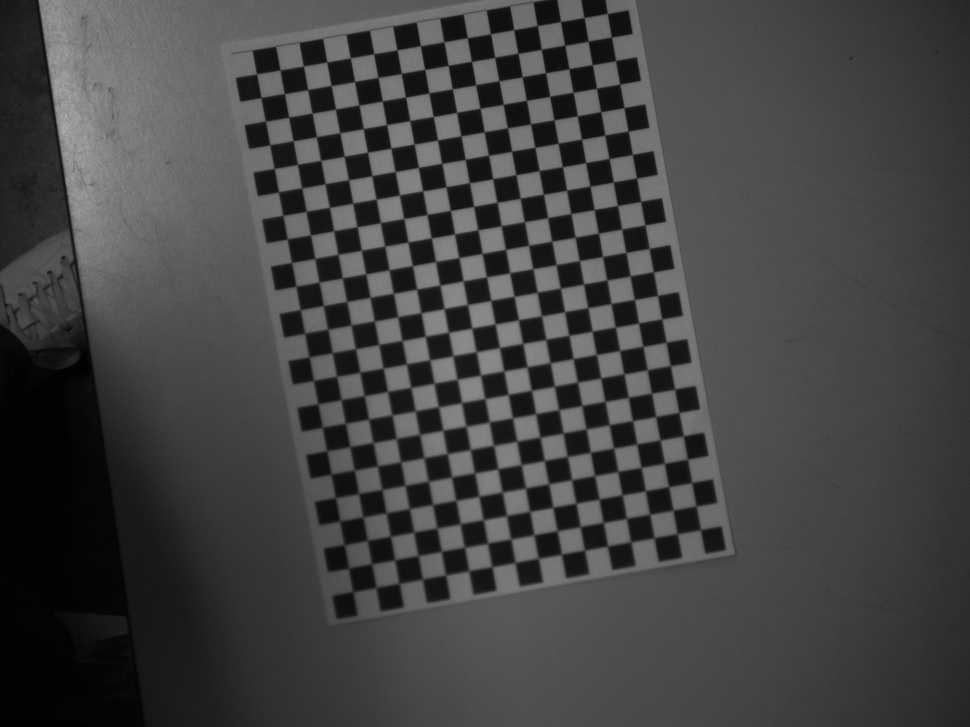
#> input picture PLAQUE_BOMBEE/calibration/data/1.jpg, 970 x 727 px, shrunk from 2592 x 1944 before the run; its folder holds only this picture in this run
$ python calib.py
#> lines starting #> are read from the running program, lines starting #| are printed output that depends on the picture; after the words box and inside, x2 and y2 are one past the last pixel; in counts of white or black regions, pixels touching at a corner belong together; long printed decimals are rounded
# Import required modules
import cv2
import numpy as np
import os
import glob


# Define the dimensions of checkerboard
CHECKERBOARD = (16,23)


# stop the iteration when specified
# accuracy, epsilon, is reached or
# specified number of iterations are completed.
criteria = (cv2.TERM_CRITERIA_EPS +
			cv2.TERM_CRITERIA_MAX_ITER, 30, 0.001)


# Vector for 3D points
threedpoints = []

# Vector for 2D points
twodpoints = []


# 3D points real world coordinates
objectp3d = np.zeros((1, CHECKERBOARD[0]
					* CHECKERBOARD[1],
					3), np.float32)
objectp3d[0, :, :2] = np.mgrid[0:CHECKERBOARD[0],
							0:CHECKERBOARD[1]].T.reshape(-1, 2)
prev_img_shape = None


# Extracting path of individual image stored
# in a given directory. Since no path is
# specified, it will take current directory
# jpg files alone
images = glob.glob('PLAQUE_BOMBEE/calibration/data/*.jpg')

for filename in images:
	image = cv2.imread(filename)
#> image is the input picture: shape (727, 970, 3); min 0, max 175, mean 66.2
	grayColor = cv2.cvtColor(image, cv2.COLOR_BGR2GRAY)

	# Find the chess board corners
	# If desired number of corners are
	# found in the image then ret = true
	ret, corners = cv2.findChessboardCorners(
					grayColor, CHECKERBOARD,
					cv2.CALIB_CB_ADAPTIVE_THRESH>
					+ cv2.CALIB_CB_FAST_CHECK +
					cv2.CALIB_CB_NORMALIZE_IMAGE)
#> ret = True; corners = 368 rows, first 8: [700.7, 529.7], [677.5, 533.9], [654.1, 538], [631.1, 542], [607.6, 546.1], [585, 550.4], [561.6, 554.4], [538.1, 558.5]

	# If desired number of corners can be detected then,
	# refine the pixel coordinates and display
	# them on the images of checker board
	if ret == True:
		threedpoints.append(objectp3d)

		# Refining pixel coordinates
		# for given 2d points.
		corners2 = cv2.cornerSubPix(
			grayColor, corners, (11, 11), (-1, -1), criteria)
#> corners2 = 368 rows, first 8: [700.5, 529.7], [677.3, 533.7], [654.1, 537.8], [630.7, 541.9], [607.5, 546.1], [584.5, 550.2], [561.5, 554.2], [538.3, 558.3]

		twodpoints.append(corners2)

		# Draw and display the corners
		image = cv2.drawChessboardCorners(image,
										CHECKERBOARD,
										corners2, ret)
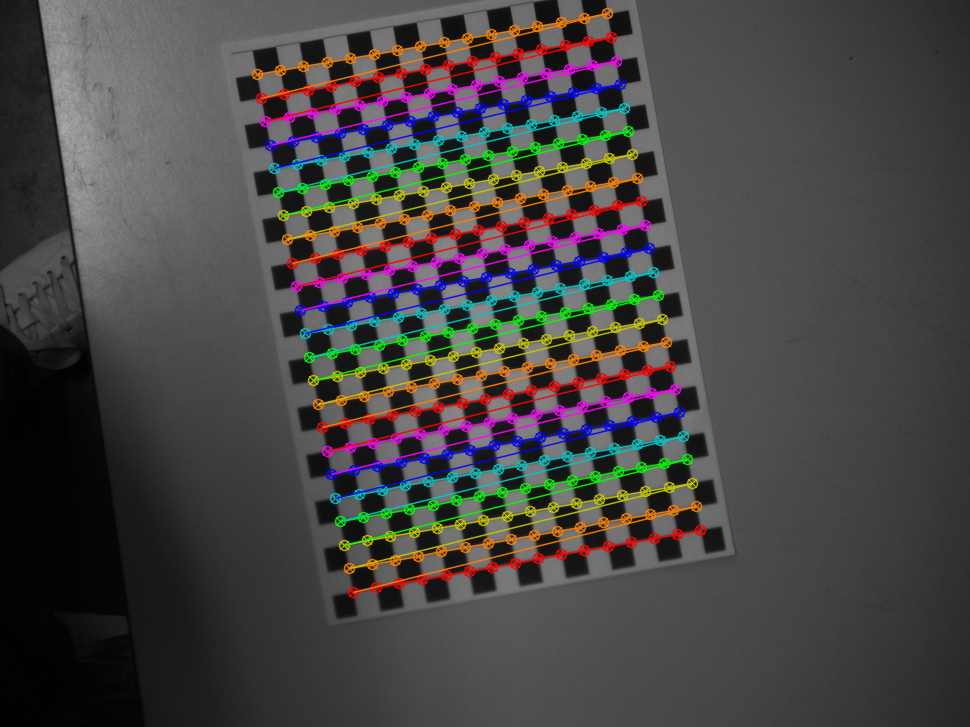
#> image: shape (727, 970, 3); 10.16% of pixels changed, all inside (x1, y1, x2, y2) = (251, 7, 707, 599)

	cv2.imshow('img', image)
	cv2.waitKey(0)

cv2.destroyAllWindows()

h, w = image.shape[:2]
#> h = 727; w = 970


# Perform camera calibration by
# passing the value of above found out 3D points (threedpoints)
# and its corresponding pixel coordinates of the
# detected corners (twodpoints)
ret, matrix, distortion, r_vecs, t_vecs = cv2.calibrateCamera(threedpoints, twodpoints, grayColor.shape[::-1], None, None)
#> ret = 0.239; matrix = [[11215.4, 0, 482.3], [0, 11038.4, 363.7], [0, 0, 1]]; distortion = [[-0.0256, 41.82, -0.043, 0.0452, 0.065]]; r_vecs = ([-0.331, 0.0402, 2.95],); t_vecs = ([9.03, 6.97, 464.7],)


# Displaying required output
print(" Camera matrix:")
print(matrix)
#| [[1.12153906e+04 0.00000000e+00 4.82295625e+02]
#|  [0.00000000e+00 1.10384277e+04 3.63679822e+02]
#|  [0.00000000e+00 0.00000000e+00 1.00000000e+00]]

print("\n Distortion coefficient:")
print(distortion)
#| [[-2.56159755e-02  4.18187971e+01 -4.29706347e-02  4.52416222e-02
#|    6.49760486e-02]]

print("\n Rotation Vectors:")
print(r_vecs)
#| (array([[-0.3312],
#|        [ 0.04015],
#|        [ 2.946]]),)

print("\n Translation Vectors:")
print(t_vecs)
#| (array([[  9.027],
#|        [  6.974],
#|        [464.655]]),)

$ run again, on PLAQUE_BOMBEE/calibration/data/5.jpg
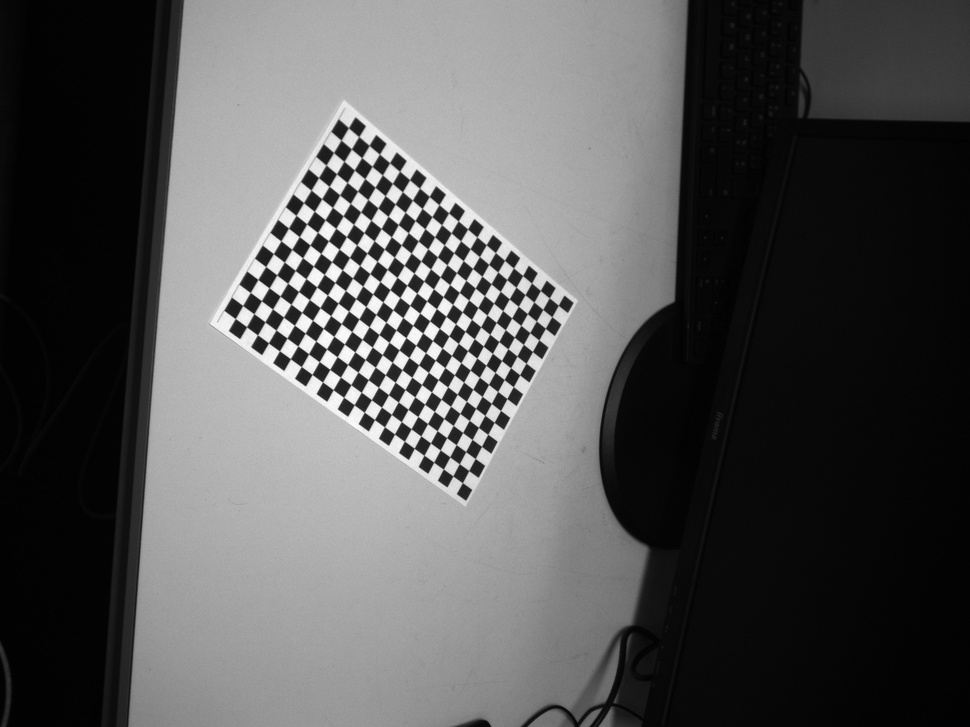
#> input picture PLAQUE_BOMBEE/calibration/data/5.jpg, 970 x 727 px, shrunk from 2592 x 1944 before the run
#> image is the input picture: shape (727, 970, 3); min 1, max 255, mean 84.7
#> `ret, corners = cv2.findChessboardCorners( grayColor, CHECKERBOARD, cv2..`: ret = True; corners = 368 rows, first 8: [558.4, 305.3], [551.8, 316.7], [545.4, 328.3], [538.8, 339.9], [532.5, 351.5], [526.1, 363.3], [519.6, 374.8], [513.3, 386.6]
#> corners2 = 368 rows, first 8: [551.9, 305], [546.6, 314.9], [539.9, 327.2], [533.4, 338.8], [527.5, 349.1], [520.4, 362.9], [514.8, 372.2], [508.5, 383.7]
#> `image = cv2.drawChessboardCorners(image, CHECKERBOARD, corners2, ret)`:
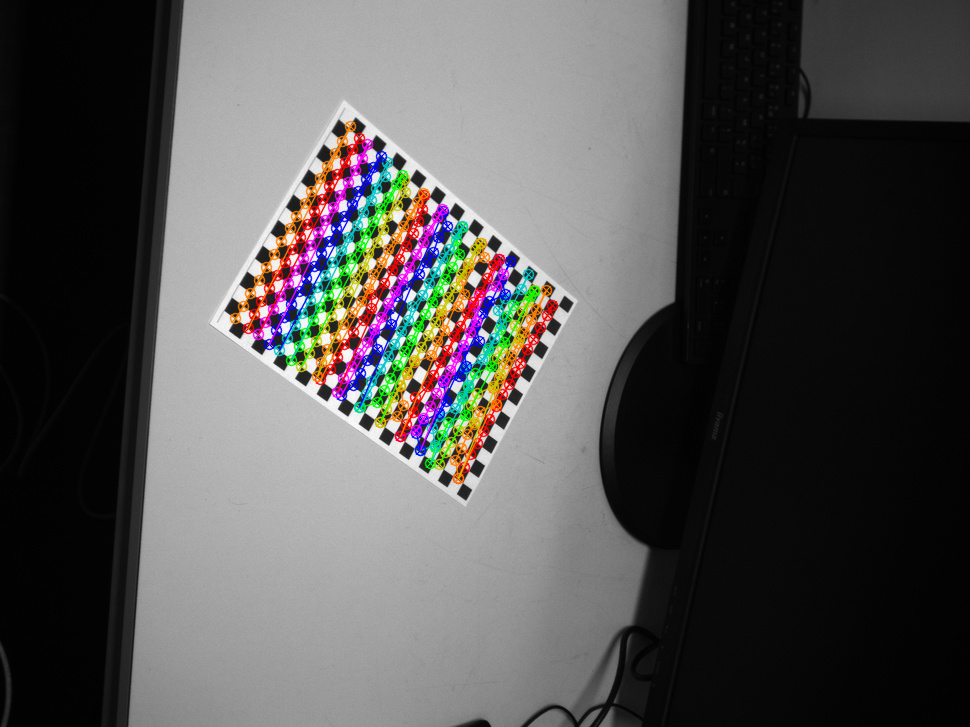
#> image: shape (727, 970, 3); 6.27% of pixels changed, all inside (x1, y1, x2, y2) = (229, 120, 559, 485)
#> `ret, matrix, distortion, r_vecs, t_vecs = cv2.calibrateCamera(threedpo..`: ret = 3.59; matrix = [[2471, 0, 478.7], [0, 3227.8, 248.9], [0, 0, 1]]; distortion = [[-3.76, -520.4, -0.00616, -0.905, 7930.3]]; r_vecs = ([-0.0714, -0.086, 2.16],); t_vecs = ([7.38, 4.26, 231.1],)
#| [[2.47101277e+03 0.00000000e+00 4.78656578e+02]
#|  [0.00000000e+00 3.22776083e+03 2.48872303e+02]
#|  [0.00000000e+00 0.00000000e+00 1.00000000e+00]]
#| [[-3.76062125e+00 -5.20397541e+02 -6.15563089e-03 -9.05247221e-01
#|    7.93033479e+03]]
#| (array([[-0.07139],
#|        [-0.08599],
#|        [ 2.162]]),)
#| (array([[  7.376],
#|        [  4.264],
#|        [231.103]]),)

$ run again, on PLAQUE_BOMBEE/calibration/data/2.jpg
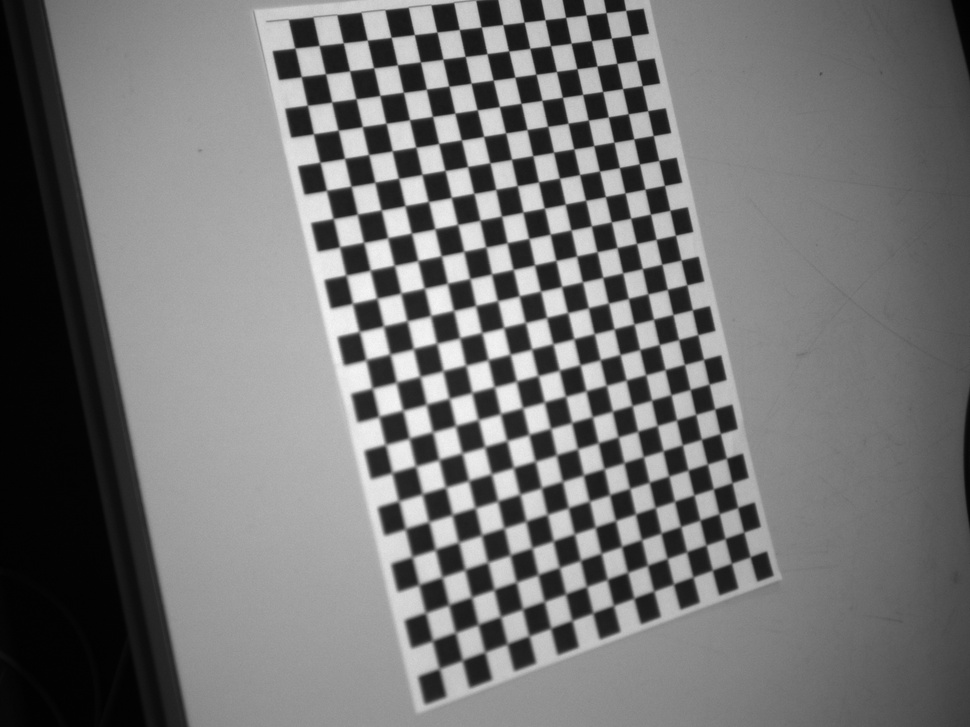
#> input picture PLAQUE_BOMBEE/calibration/data/2.jpg, 970 x 727 px, shrunk from 2592 x 1944 before the run
#> image is the input picture: shape (727, 970, 3); min 0, max 246, mean 115.6
#> `ret, corners = cv2.findChessboardCorners( grayColor, CHECKERBOARD, cv2..`: ret = True; corners = 368 rows, first 8: [750.3, 556.8], [731.5, 563.4], [712.5, 570.2], [693.3, 577.2], [673.6, 584.3], [653.9, 591.2], [634.4, 598.5], [614, 605.7]
#> corners2 = 368 rows, first 8: [750, 556.7], [731.3, 563.3], [712.3, 570.1], [692.9, 576.9], [673.4, 584], [653.6, 591], [633.7, 598.1], [613.4, 605.4]
#> `image = cv2.drawChessboardCorners(image, CHECKERBOARD, corners2, ret)`:
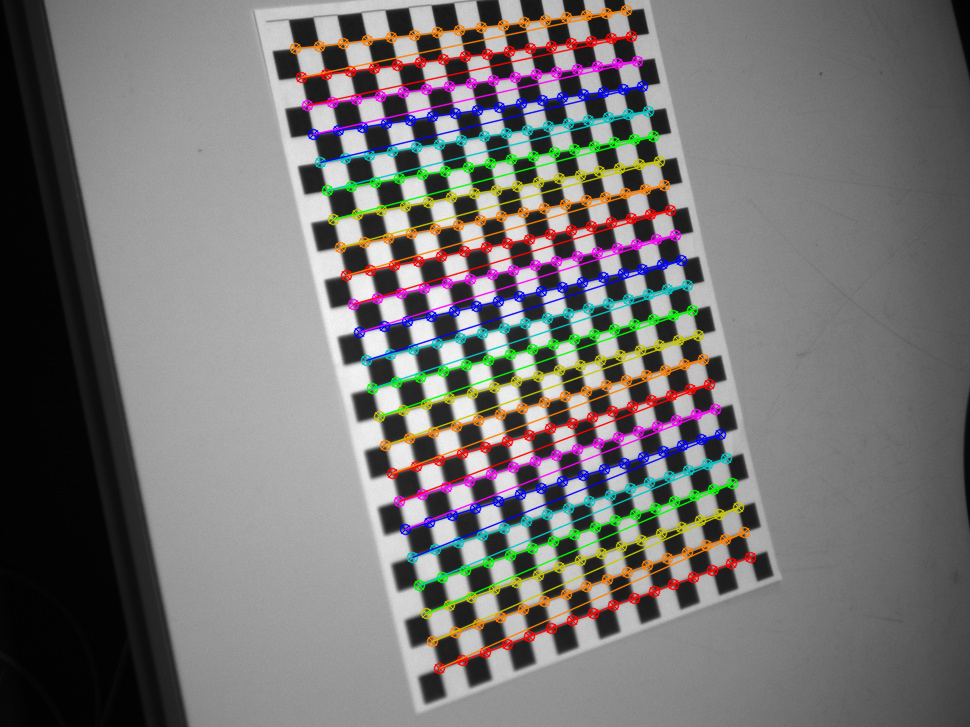
#> image: shape (727, 970, 3); 9.81% of pixels changed, all inside (x1, y1, x2, y2) = (289, 4, 757, 675)
#> `ret, matrix, distortion, r_vecs, t_vecs = cv2.calibrateCamera(threedpo..`: ret = 0.289; matrix = [[2048.7, 0, 436], [0, 1891.7, 359.2], [0, 0, 1]]; distortion = [[-0.412, 16.74, 0.00624, 0.0199, -188.8]]; r_vecs = ([-0.978, 0.0254, 2.76],); t_vecs = ([11.38, 7.81, 75.24],)
#| [[2.04873504e+03 0.00000000e+00 4.36020962e+02]
#|  [0.00000000e+00 1.89168324e+03 3.59228745e+02]
#|  [0.00000000e+00 0.00000000e+00 1.00000000e+00]]
#| [[-4.11665104e-01  1.67358885e+01  6.24085863e-03  1.98877245e-02
#|   -1.88765941e+02]]
#| (array([[-0.9785],
#|        [ 0.02542],
#|        [ 2.756]]),)
#| (array([[11.380],
#|        [ 7.811],
#|        [75.241]]),)

$ run again, on PLAQUE_BOMBEE/calibration/data/3.jpg
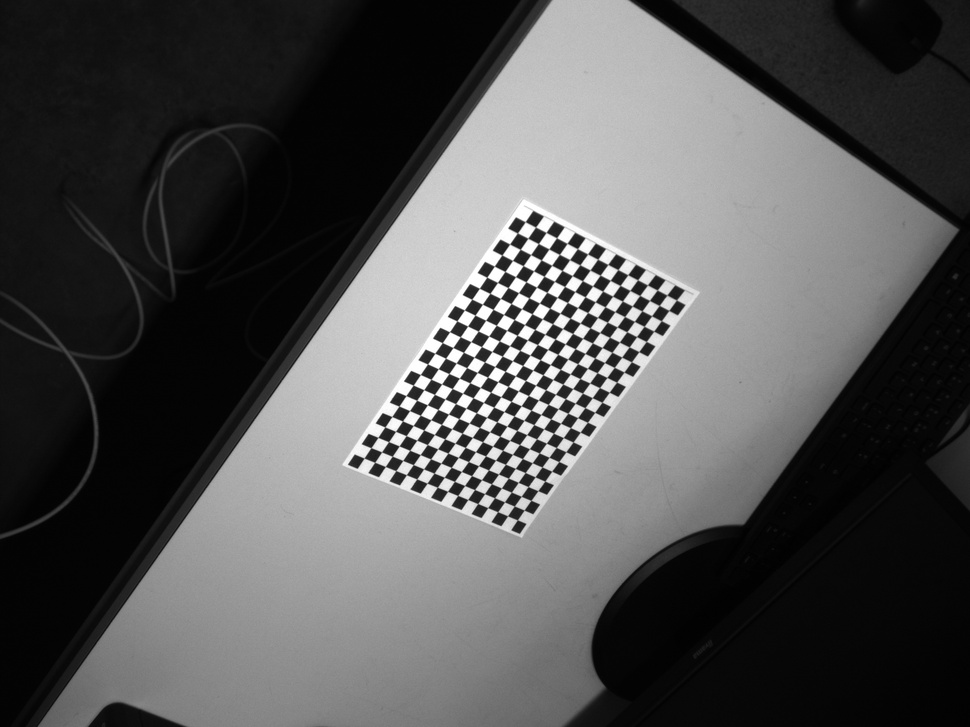
#> input picture PLAQUE_BOMBEE/calibration/data/3.jpg, 970 x 727 px, shrunk from 2592 x 1944 before the run
#> image is the input picture: shape (727, 970, 3); min 0, max 255, mean 82.8
#> `ret, corners = cv2.findChessboardCorners( grayColor, CHECKERBOARD, cv2..`: ret = True; corners = 368 rows, first 8: [517.4, 519.8], [507.5, 515.8], [497.6, 511.7], [487.7, 507.6], [477.7, 503.5], [467.7, 499.5], [457.6, 495.5], [447.6, 491.4]
#> corners2 = 368 rows, first 8: [515.6, 512.4], [505.3, 508.4], [495.8, 504.5], [486.1, 500.4], [475.6, 496.1], [465.8, 492.2], [455.5, 488.2], [446, 484]
#> `image = cv2.drawChessboardCorners(image, CHECKERBOARD, corners2, ret)`:
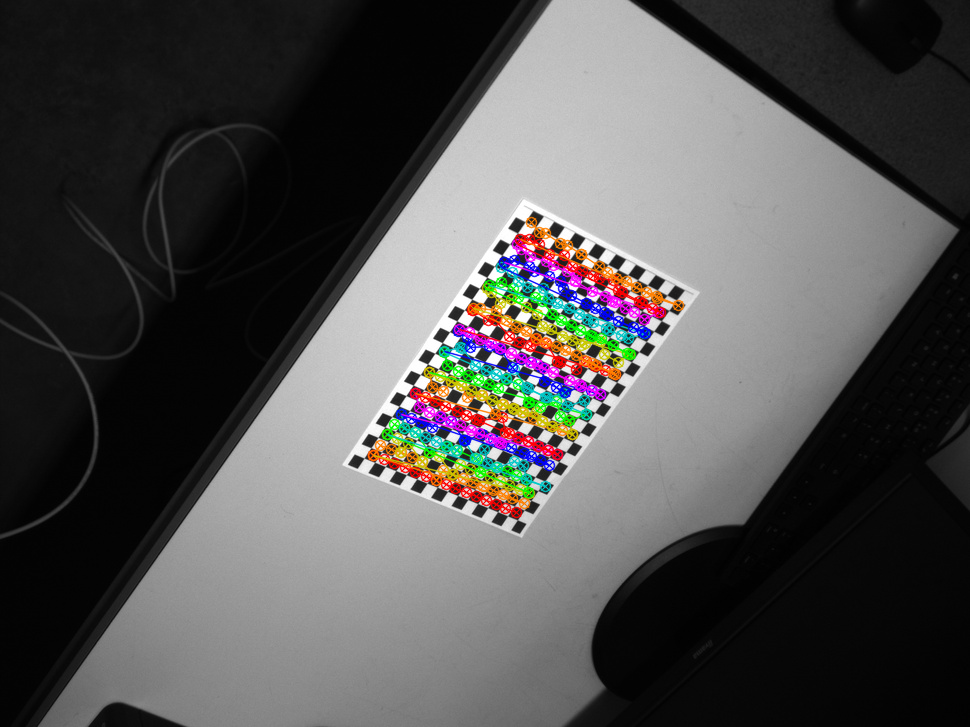
#> image: shape (727, 970, 3); 4.83% of pixels changed, all inside (x1, y1, x2, y2) = (367, 216, 685, 519)
#> `ret, matrix, distortion, r_vecs, t_vecs = cv2.calibrateCamera(threedpo..`: ret = 5.54; matrix = [[1787.4, 0, 362], [0, 1374.4, 313.7], [0, 0, 1]]; distortion = [[-6.32, 119.5, -0.158, 0.177, 382.2]]; r_vecs = ([0.87, 0.0427, -2.5],); t_vecs = ([10.19, 18.92, 115.6],)
#| [[1.78735809e+03 0.00000000e+00 3.61960845e+02]
#|  [0.00000000e+00 1.37442486e+03 3.13698129e+02]
#|  [0.00000000e+00 0.00000000e+00 1.00000000e+00]]
#| [[-6.31678879e+00  1.19527488e+02 -1.57664027e-01  1.76805889e-01
#|    3.82186347e+02]]
#| (array([[ 0.87],
#|        [ 0.04265],
#|        [-2.502]]),)
#| (array([[ 10.186],
#|        [ 18.915],
#|        [115.586]]),)

$ run again, on PLAQUE_BOMBEE/calibration/data/4.jpg
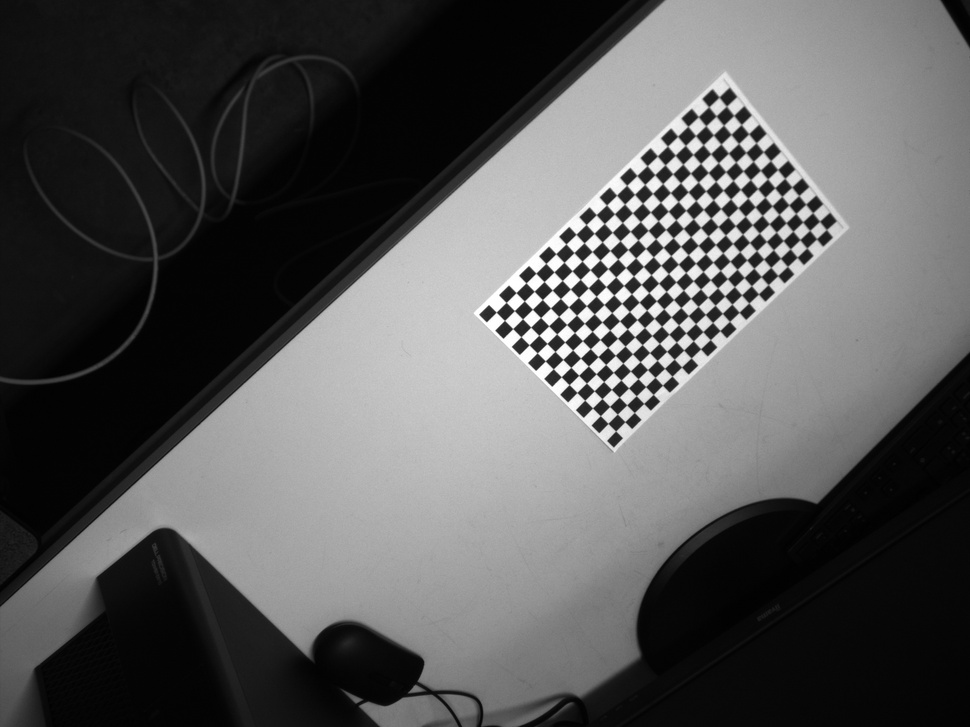
#> input picture PLAQUE_BOMBEE/calibration/data/4.jpg, 970 x 727 px, shrunk from 2592 x 1944 before the run
#> image is the input picture: shape (727, 970, 3); min 0, max 255, mean 86.9
#> `ret, corners = cv2.findChessboardCorners( grayColor, CHECKERBOARD, cv2..`: ret = True; corners = 368 rows, first 8: [615.6, 431], [608, 423.4], [600.4, 415.6], [592.5, 407.9], [584.7, 400.3], [577, 392.5], [569.2, 384.6], [561.3, 376.7]
#> corners2 = 368 rows, first 8: [613.1, 424.8], [605.9, 421.6], [597.8, 409.7], [596.1, 408.1], [582.4, 394.2], [573.1, 389.7], [566.8, 378.8], [566.4, 378.6]
#> `image = cv2.drawChessboardCorners(image, CHECKERBOARD, corners2, ret)`:
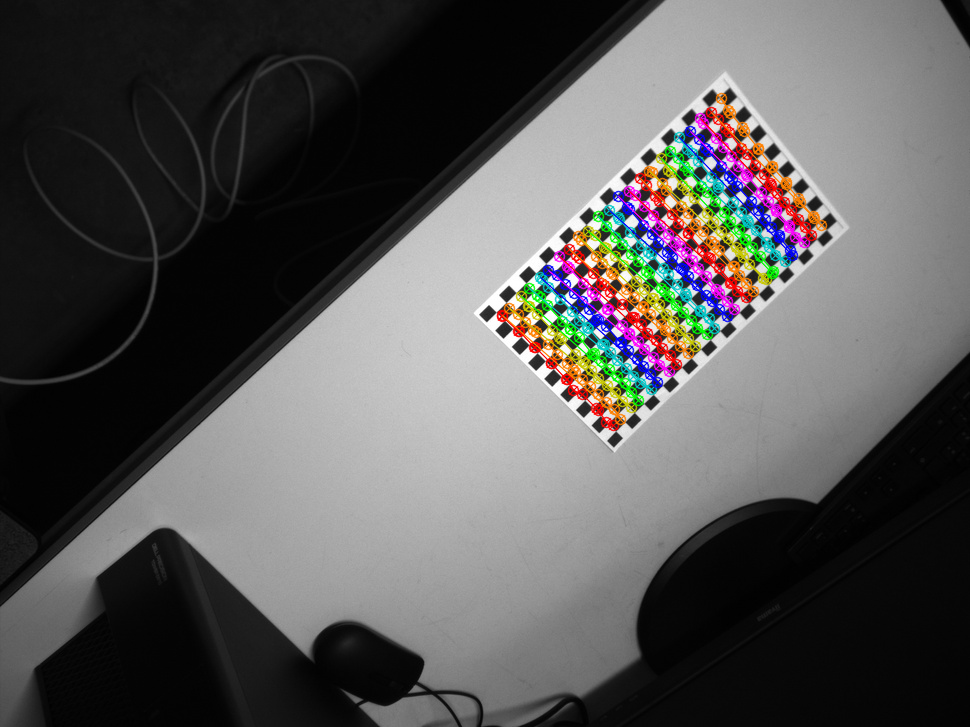
#> image: shape (727, 970, 3); 5.38% of pixels changed, all inside (x1, y1, x2, y2) = (496, 92, 828, 432)
#> `ret, matrix, distortion, r_vecs, t_vecs = cv2.calibrateCamera(threedpo..`: ret = 3.9; matrix = [[1970.9, 0, 493], [0, 1769.5, 404.6], [0, 0, 1]]; distortion = [[3.18, -35.94, -0.00878, -0.0926, -108.4]]; r_vecs = ([0.762, 0.275, -2.26],); t_vecs = ([8.83, 1.59, 146.6],)
#| [[1.97087721e+03 0.00000000e+00 4.93028946e+02]
#|  [0.00000000e+00 1.76953977e+03 4.04555370e+02]
#|  [0.00000000e+00 0.00000000e+00 1.00000000e+00]]
#| [[ 3.18435963e+00 -3.59409861e+01 -8.78271920e-03 -9.26159903e-02
#|   -1.08422020e+02]]
#| (array([[ 0.7616],
#|        [ 0.2751],
#|        [-2.261 ]]),)
#| (array([[  8.828],
#|        [  1.587],
#|        [146.634 ]]),)
